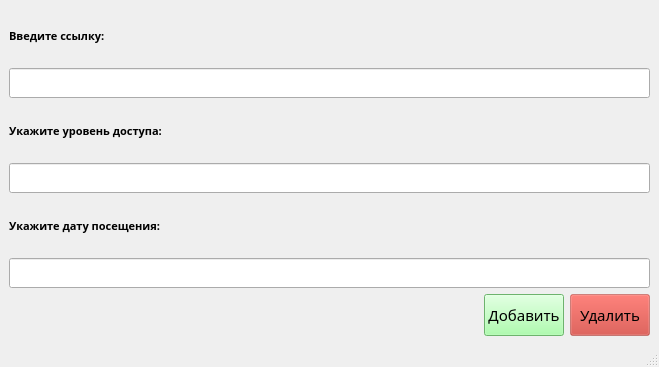
<?xml version="1.0" encoding="UTF-8"?>
<ui version="4.0">
 <class>MainWindow</class>
 <widget class="QMainWindow" name="MainWindow">
  <property name="enabled">
   <bool>true</bool>
  </property>
  <property name="geometry">
   <rect>
    <x>0</x>
    <y>0</y>
    <width>659</width>
    <height>367</height>
   </rect>
  </property>
  <property name="sizePolicy">
   <sizepolicy hsizetype="Fixed" vsizetype="Fixed">
    <horstretch>0</horstretch>
    <verstretch>0</verstretch>
   </sizepolicy>
  </property>
  <property name="minimumSize">
   <size>
    <width>0</width>
    <height>0</height>
   </size>
  </property>
  <property name="maximumSize">
   <size>
    <width>1200</width>
    <height>1000</height>
   </size>
  </property>
  <property name="windowTitle">
   <string>MainWindow</string>
  </property>
  <widget class="QWidget" name="centralwidget">
   <property name="sizePolicy">
    <sizepolicy hsizetype="Fixed" vsizetype="Fixed">
     <horstretch>0</horstretch>
     <verstretch>0</verstretch>
    </sizepolicy>
   </property>
   <property name="maximumSize">
    <size>
     <width>1200</width>
     <height>1400</height>
    </size>
   </property>
   <property name="font">
    <font>
     <stylestrategy>PreferDefault</stylestrategy>
    </font>
   </property>
   <layout class="QVBoxLayout" name="verticalLayout_3">
    <item>
     <layout class="QVBoxLayout" name="verticalLayout_2">
      <item>
       <widget class="QLabel" name="label">
        <property name="sizePolicy">
         <sizepolicy hsizetype="Fixed" vsizetype="Fixed">
          <horstretch>0</horstretch>
          <verstretch>0</verstretch>
         </sizepolicy>
        </property>
        <property name="maximumSize">
         <size>
          <width>300</width>
          <height>200</height>
         </size>
        </property>
        <property name="font">
         <font>
          <family>Nunito Black</family>
          <pointsize>8</pointsize>
          <weight>75</weight>
          <bold>true</bold>
         </font>
        </property>
        <property name="contextMenuPolicy">
         <enum>Qt::DefaultContextMenu</enum>
        </property>
        <property name="text">
         <string>Введите ссылку:</string>
        </property>
       </widget>
      </item>
      <item>
       <widget class="QLineEdit" name="links">
        <property name="font">
         <font>
          <family>Nunito</family>
          <pointsize>11</pointsize>
         </font>
        </property>
       </widget>
      </item>
      <item>
       <widget class="QLabel" name="label_2">
        <property name="font">
         <font>
          <family>Nunito Black</family>
          <pointsize>8</pointsize>
          <weight>75</weight>
          <bold>true</bold>
         </font>
        </property>
        <property name="text">
         <string>Укажите уровень доступа:</string>
        </property>
       </widget>
      </item>
      <item>
       <widget class="QLineEdit" name="dostups">
        <property name="font">
         <font>
          <family>Nunito</family>
          <pointsize>11</pointsize>
         </font>
        </property>
       </widget>
      </item>
      <item>
       <widget class="QLabel" name="label_3">
        <property name="font">
         <font>
          <family>Nunito Black</family>
          <pointsize>8</pointsize>
          <weight>75</weight>
          <bold>true</bold>
         </font>
        </property>
        <property name="text">
         <string>Укажите дату посещения:</string>
        </property>
       </widget>
      </item>
      <item>
       <widget class="QLineEdit" name="dates">
        <property name="font">
         <font>
          <family>Nunito</family>
          <pointsize>11</pointsize>
         </font>
        </property>
       </widget>
      </item>
      <item>
       <layout class="QHBoxLayout" name="horizontalLayout">
        <item>
         <widget class="QLabel" name="message">
          <property name="font">
           <font>
            <family>Nunito</family>
            <pointsize>9</pointsize>
            <weight>50</weight>
            <bold>false</bold>
           </font>
          </property>
          <property name="cursor">
           <cursorShape>BlankCursor</cursorShape>
          </property>
          <property name="text">
           <string/>
          </property>
         </widget>
        </item>
        <item>
         <spacer name="horizontalSpacer">
          <property name="orientation">
           <enum>Qt::Horizontal</enum>
          </property>
          <property name="sizeHint" stdset="0">
           <size>
            <width>40</width>
            <height>20</height>
           </size>
          </property>
         </spacer>
        </item>
        <item>
         <widget class="QPushButton" name="pushButton">
          <property name="minimumSize">
           <size>
            <width>0</width>
            <height>42</height>
           </size>
          </property>
          <property name="font">
           <font>
            <family>Nokia Sans S60</family>
            <pointsize>11</pointsize>
            <weight>50</weight>
            <bold>false</bold>
           </font>
          </property>
          <property name="cursor">
           <cursorShape>PointingHandCursor</cursorShape>
          </property>
          <property name="styleSheet">
           <string notr="true">background-color: rgb(152, 251, 152);</string>
          </property>
          <property name="text">
           <string>Добавить</string>
          </property>
         </widget>
        </item>
        <item>
         <widget class="QPushButton" name="Delete">
          <property name="minimumSize">
           <size>
            <width>0</width>
            <height>42</height>
           </size>
          </property>
          <property name="font">
           <font>
            <family>Nokia Sans S60</family>
            <pointsize>11</pointsize>
           </font>
          </property>
          <property name="cursor">
           <cursorShape>PointingHandCursor</cursorShape>
          </property>
          <property name="styleSheet">
           <string notr="true">background-color: rgba(202, 58, 48, 100);</string>
          </property>
          <property name="text">
           <string>Удалить</string>
          </property>
         </widget>
        </item>
       </layout>
      </item>
     </layout>
    </item>
   </layout>
  </widget>
  <widget class="QMenuBar" name="menubar">
   <property name="geometry">
    <rect>
     <x>0</x>
     <y>0</y>
     <width>659</width>
     <height>26</height>
    </rect>
   </property>
  </widget>
  <widget class="QStatusBar" name="statusbar"/>
 </widget>
 <resources/>
 <connections/>
</ui>
